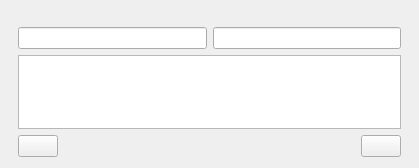
<?xml version="1.0" encoding="UTF-8"?>
<ui version="4.0">
 <class>CSettingsWnd4PluginsAdd</class>
 <widget class="QWidget" name="CSettingsWnd4PluginsAdd">
  <property name="geometry">
   <rect>
    <x>0</x>
    <y>0</y>
    <width>419</width>
    <height>168</height>
   </rect>
  </property>
  <layout class="QGridLayout" name="gridLayout">
   <property name="leftMargin">
    <number>18</number>
   </property>
   <property name="topMargin">
    <number>27</number>
   </property>
   <property name="rightMargin">
    <number>18</number>
   </property>
   <item row="0" column="0">
    <layout class="QVBoxLayout" name="verticalLayout">
     <item>
      <layout class="QHBoxLayout" name="horizontalLayout">
       <item>
        <widget class="QLineEdit" name="lineEdit_name">
         <property name="text">
          <string/>
         </property>
        </widget>
       </item>
       <item>
        <widget class="QLineEdit" name="lineEdit_suffix"/>
       </item>
      </layout>
     </item>
     <item>
      <widget class="QTextEdit" name="textEdit_args"/>
     </item>
     <item>
      <layout class="QHBoxLayout" name="horizontalLayout_2">
       <item>
        <widget class="QPushButton" name="pushButton_cancel">
         <property name="text">
          <string/>
         </property>
        </widget>
       </item>
       <item>
        <spacer name="horizontalSpacer">
         <property name="orientation">
          <enum>Qt::Horizontal</enum>
         </property>
         <property name="sizeHint" stdset="0">
          <size>
           <width>40</width>
           <height>20</height>
          </size>
         </property>
        </spacer>
       </item>
       <item>
        <widget class="QPushButton" name="pushButton_submit">
         <property name="maximumSize">
          <size>
           <width>16777215</width>
           <height>16777215</height>
          </size>
         </property>
         <property name="text">
          <string/>
         </property>
        </widget>
       </item>
      </layout>
     </item>
    </layout>
   </item>
  </layout>
 </widget>
 <tabstops>
  <tabstop>lineEdit_name</tabstop>
  <tabstop>lineEdit_suffix</tabstop>
  <tabstop>textEdit_args</tabstop>
  <tabstop>pushButton_cancel</tabstop>
  <tabstop>pushButton_submit</tabstop>
 </tabstops>
 <resources/>
 <connections/>
</ui>
